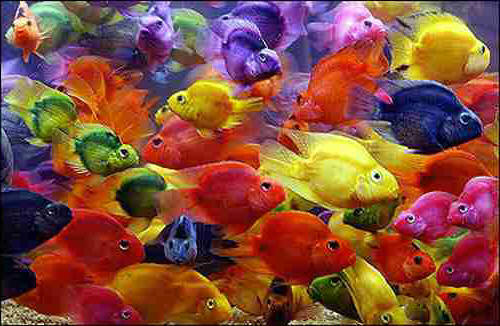
#> input picture fish.jpg, 500 x 326 px
$ python colorQuantizeMain.py
#> lines starting #> are read from the running program, lines starting #| are printed output that depends on the picture
### quantizeRGB.py
import numpy as np
import matplotlib.pyplot as plt
import imageio
from sklearn import cluster

def quantizeRGB(origImg, k):
#> called with origImg = 'fish.jpg', k = 5
    img = imageio.imread(origImg)
#> img is the input picture: shape (326, 500, 3); mean R, G, B 132.5, 77.5, 60.6
    width, height, rgb3 = img.shape
#> width = 326; height = 500; rgb3 = 3

    flattenedImg = np.reshape(img, (width * height, 3))

    kCluster = cluster.KMeans(n_clusters=k)
    kCluster.fit(flattenedImg)

    meanColors = kCluster.cluster_centers_

    centerInds = kCluster.predict(flattenedImg)
    imgClusters = meanColors[centerInds]
    outputImg = np.reshape(imgClusters, (width, height, 3))
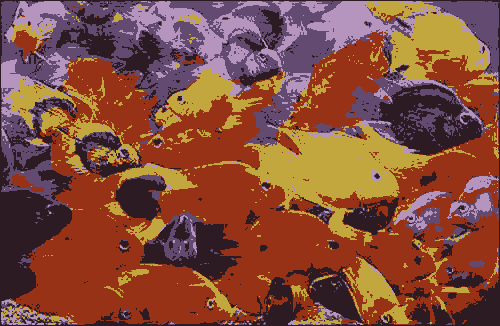
#> outputImg: shape (326, 500, 3) float64; mean of channels 0, 1, 2 132.5, 77.6, 60.6; drawn as R, G, B

    return outputImg, meanColors

# outputImg, meanColors = quantizeRGB('fish.jpg', 4)
# plt.imshow(outputImg.astype(np.uint8))
# plt.show()

### computeQuantizationError.py
import numpy as np
import matplotlib.pyplot as plt
import imageio
from sklearn import cluster
from skimage import color

def computeQuantizationError(origImg,quantizedImg):
    img1 = imageio.imread(origImg)
    img2 = imageio.imread(quantizedImg)
    width, height, rgb3 = img1.shape

    flattenedImg1 = np.reshape(img1, (width * height * 3,1)).astype(float)
    flattenedImg2 = np.reshape(img2, (width * height * 3,1)).astype(float)

    difference = flattenedImg1 - flattenedImg2
    differenceSq = np.square(difference)
    # difference = np.linalg.norm(img1 - img2, axis=2)
    # differenceSq = np.square(difference)

    return np.sum(differenceSq).astype(np.uint64)

# print(computeQuantizationError('fish.jpg', 'fishhsv4.jpg'))

### quantizeHSV.py
import numpy as np
import matplotlib.pyplot as plt
import imageio
from sklearn import cluster
from skimage import color

def quantizeHSV(origImg, k):
    img = imageio.imread(origImg)
    hsvImg = color.rgb2hsv(img)
    width, height, hsvS = hsvImg.shape

    imgHues = np.reshape(hsvImg[:,:,0], (width * height, 1))

    kCluster = cluster.KMeans(n_clusters=k)
    kCluster.fit(imgHues)
    meanHues = kCluster.cluster_centers_

    centerInds = kCluster.predict(imgHues)
    imgClusters = meanHues[centerInds]
    newHues = np.reshape(imgClusters, (width, height))
    hsvImg[:, :, 0] = newHues

    outputImg = color.hsv2rgb(hsvImg) * 255

    return outputImg, meanHues


# outputImg, meanColors = quantizeHSV('fish.jpg', 4)
# plt.imshow(outputImg.astype(np.uint8))
# imageio.imwrite ('fishhsv4.jpg', outputImg.astype(np.uint8))
# plt.show()

### getHueHists.py
import numpy as np
import matplotlib.pyplot as plt
import imageio
from sklearn import cluster
from skimage import color
from quantizeHSV import quantizeHSV
import cv2

def getHueHists(im, k):
    img = imageio.imread(im)
    hsvImg = color.rgb2hsv(img)
    width, height, hsvS = hsvImg.shape

    imgHues = np.reshape(hsvImg[:, :, 0], (width * height, 1)) * 179.0
    histEqual = plt.hist(imgHues, bins=k)
    plt.show()

    hsvImg = color.rgb2hsv(img)
    width, height, hsvS = hsvImg.shape

    imgHues = np.reshape(hsvImg[:, :, 0], (width * height, 1))

    kCluster = cluster.KMeans(n_clusters=k)
    kCluster.fit(imgHues)
    meanHues = kCluster.cluster_centers_

    centerInds = kCluster.predict(imgHues)
    imgClusters = meanHues[centerInds]
    imgClusters = imgClusters * 179.0

    meanHuesSorted = np.sort(meanHues.flatten()) * 179.0
    bins = []

    if k > 1:

        firstEdge = meanHuesSorted[0] - (((meanHuesSorted[0] + meanHuesSorted[1])/2.0) - meanHuesSorted[0])

        if firstEdge > 0:
            bins = [firstEdge]
        else:
            bins = [0]

        for c in range(len(meanHuesSorted)-1):
            bins.append((meanHuesSorted[c] + meanHuesSorted[c+1])/2.0)

        lastEdge = meanHuesSorted[len(meanHuesSorted)-1] + (((meanHuesSorted[len(meanHuesSorted)-1] + meanHuesSorted[len(meanHuesSorted)-2])/2.0) - meanHuesSorted[len(meanHuesSorted)-2])
        if lastEdge < 179.0:
            bins.append(lastEdge)
        else:
            bins.append(179.0)
    else:
        bins = 1

    histClustered = plt.hist(imgClusters, bins=bins)
    plt.show()

    return histEqual, histClustered

### colorQuantizeMain.py
from quantizeRGB import quantizeRGB
from quantizeHSV import quantizeHSV
from computeQuantizationError import computeQuantizationError
from getHueHists import getHueHists
import numpy as np
import matplotlib.pyplot as plt
import imageio
from sklearn import cluster
from skimage import color
import cv2

origImg = 'fish.jpg'
k = 5

outputImg1, meanColors2 = quantizeRGB(origImg, k)
#> meanColors2 = [[152.6, 50.35, 22.59], [98.75, 74.92, 112.3], [194.7, 167.4, 63.22], [181.9, 148.6, 189.2], [44.6, 27.15, 34.84]]
imageio.imwrite('quantizeRGBFish'+ str(k) +'.jpg', outputImg1.astype(np.uint8))
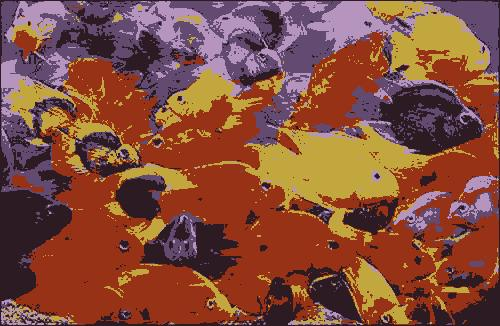
#> saved as quantizeRGBFish5.jpg: shape (326, 500, 3); mean R, G, B 131.8, 77.1, 60.5
print("quantizeRGB Error with n = " + str(k) + ":")
print(computeQuantizationError(origImg, 'quantizeRGBFish'+ str(k) +'.jpg'))


outputImg2, meanColors2 = quantizeHSV(origImg, k)
#> in quantizeHSV, `hsvImg = color.rgb2hsv(img)`: hsvImg: shape (326, 500, 3) float64; mean of channels 0, 1, 2 0.366, 0.703, 0.561
#> in quantizeHSV, `hsvImg[:, :, 0] = newHues`: hsvImg: shape (326, 500, 3) float64; mean of channels 0, 1, 2 0.365, 0.703, 0.561
#> in quantizeHSV, `outputImg = color.hsv2rgb(hsvImg) * 255`:
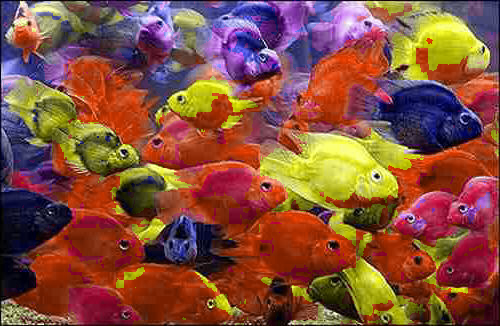
#> outputImg: shape (326, 500, 3) float64; mean R, G, B 133.1, 79.7, 61
#> meanColors2 = [0.171, 0.778, 0.954, 0.0438, 0.661]
imageio.imwrite('quantizeHSVFish'+ str(k) +'.jpg', outputImg2.astype(np.uint8))
print("quantizeHSV Error with n = " + str(k) + ":")
print(computeQuantizationError(origImg, 'quantizeHSVFish'+ str(k) +'.jpg'))

getHueHists(origImg, k)

k = 15

outputImg1, meanColors2 = quantizeRGB(origImg, k)
#> call 2 of quantizeRGB, with origImg = 'fish.jpg', k = 15
#> in quantizeRGB (call 2), `outputImg = np.reshape(imgClusters, (width, height, 3))`:
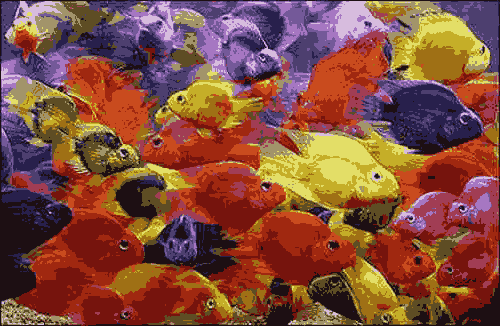
#> outputImg: shape (326, 500, 3) float64; mean of channels 0, 1, 2 132.6, 77.6, 60.6; drawn as R, G, B
#> meanColors2 = 15 rows, first 8: [159.3, 112.2, 21.8], [94.06, 77.46, 36.14], [166.6, 119.2, 194.9], [118.6, 20.91, 13.5], [162.7, 148.4, 106.5], [40.16, 32.14, 76.46], [116, 89.25, 153.3], [29.62, 15.92, 19.59]
imageio.imwrite('quantizeRGBFish'+ str(k) +'.jpg', outputImg1.astype(np.uint8))
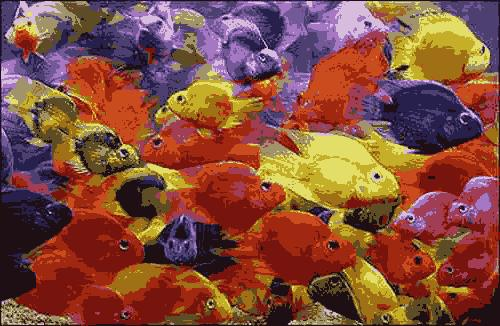
#> saved as quantizeRGBFish15.jpg: shape (326, 500, 3); mean R, G, B 132.3, 77.1, 60.8
print("quantizeRGB Error with n = " + str(k) + ":")
print(computeQuantizationError(origImg, 'quantizeRGBFish'+ str(k) +'.jpg'))


outputImg2, meanColors2 = quantizeHSV(origImg, k)
#> call 2 of quantizeHSV, with origImg = 'fish.jpg', k = 15
#> in quantizeHSV (call 2), `newHues = np.reshape(imgClusters, (width, height))`:
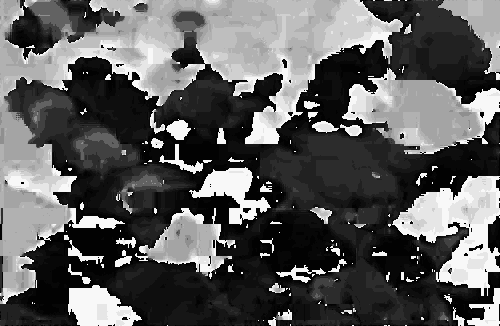
#> newHues: shape (326, 500) float64; min 0.00995, max 0.975, mean 0.365
#> in quantizeHSV (call 2), `hsvImg[:, :, 0] = newHues`: hsvImg: shape (326, 500, 3) float64; mean of channels 0, 1, 2 0.365, 0.703, 0.561
#> meanColors2 = [0.057, 0.747, 0.975, 0.257, 0.132, 0.646, 0.819, 0.00995, 0.175, 0.388, 0.696, 0.904, 0.0308, 0.0902, 0.562]
imageio.imwrite('quantizeHSVFish'+ str(k) +'.jpg', outputImg2.astype(np.uint8))
print("quantizeHSV Error with n = " + str(k) + ":")
print(computeQuantizationError(origImg, 'quantizeHSVFish'+ str(k) +'.jpg'))

getHueHists(origImg, k)
#> call 2 of getHueHists, with im = 'fish.jpg', k = 15
#> in getHueHists (call 2), `plt.show()`:
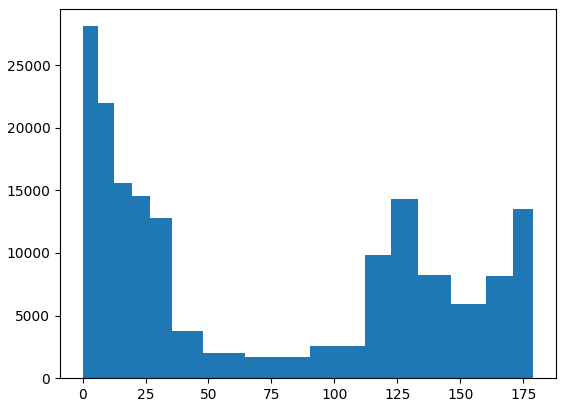
#> figure drawn by matplotlib, 1 panel; tallest bar 28106 high, from x = -4.44e-16 to 6.1
